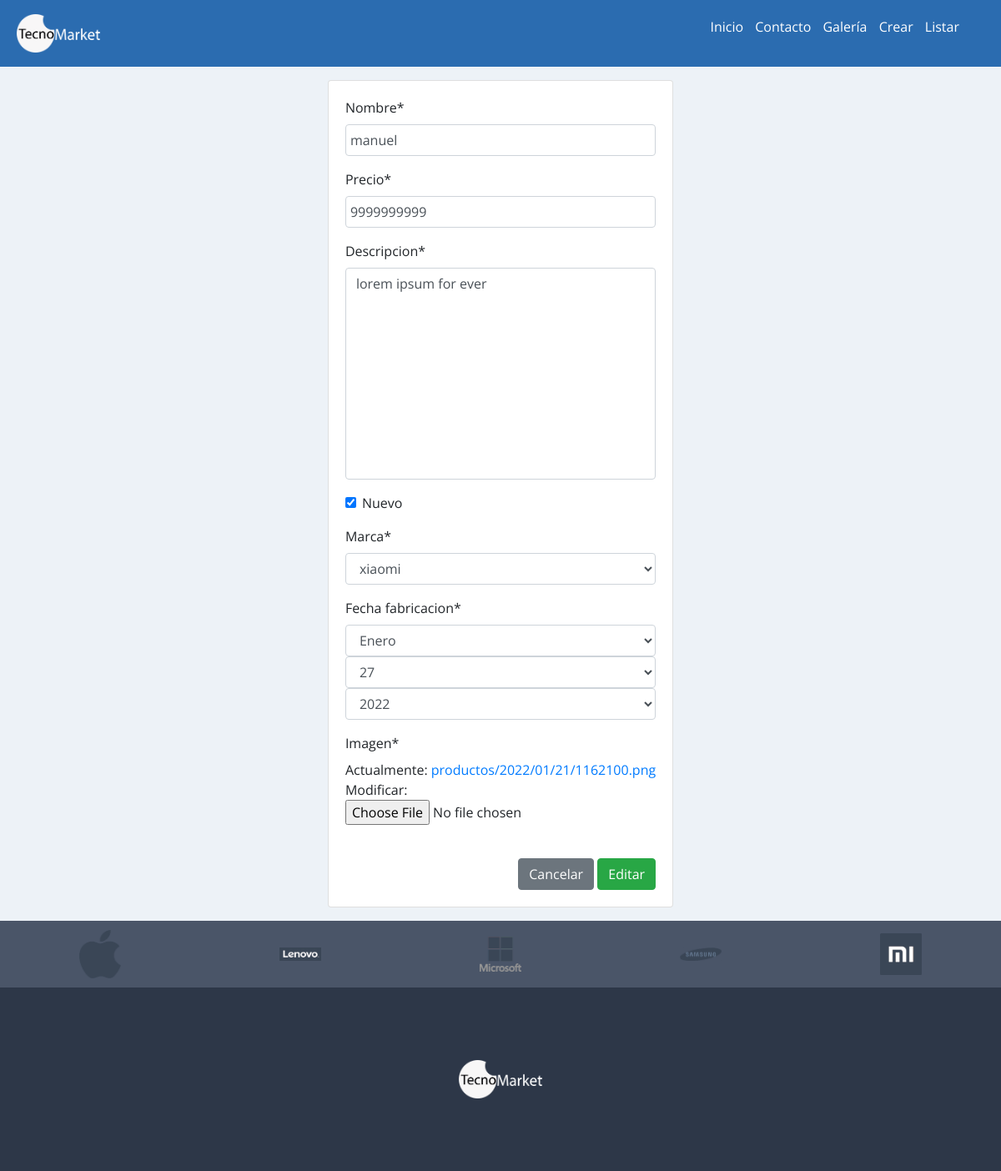
The app's page /editarproducto/9/ with its own data.
### app/models.py (models this page shows, shortened)
class Producto(models.Model):
    nombre = models.CharField(max_length=50)
    precio = models.IntegerField()
    descripcion = models.TextField()
    nuevo = models.BooleanField()
    marca = models.ForeignKey(Marca , on_delete=models.PROTECT)
    fecha_fabricacion = models.DateField()
    imagen = models.ImageField(upload_to = 'productos/%Y/%m/%d/' , null=True)

class Marca(models.Model):
    nombre = models.CharField(max_length=50)
    def __str__(self):
        return self.nombre

### app/views.py (the view, shortened to what this page needs)
# urls.py: path('editarproducto/<id>/', views.editarproducto , name='editarproducto'),
def editarproducto(request , id):
    producto = get_object_or_404(models.Producto , id = id)
    data  = {
        'form' : forms.FormProducto(instance=producto)
    }
    return render(request , 'productos/editarproducto.html', data)

### app/forms.py
class FormProducto(forms.ModelForm):
    class Meta:
        model = models.Producto
        fields = '__all__'
        widgets = {
            "fecha_fabricacion" : forms.SelectDateWidget()
        }

### app/templates/productos/editarproducto.html (shortened to what this page needs)
{% extends 'app/base.html' %}
{% load crispy_forms_tags %}
{% load static %}
{% load humanize %}
{% block contenido %}
<div class="container py-3 d-flex justify-content-center">
    <div class="row ">
        <div class="card">
            <div class="card-body">
                <form action="" method="post" class="" enctype="multipart/form-data"> {% csrf_token %}
                    {{ form | crispy}}
                    <br>
                    <div class="d-flex justify-content-end">
                        <button type="reset" class="btn btn-secondary">Cancelar</button>
                        <button type="submit" class="btn btn-success">Editar</button>
                    </div>
                </form>
            </div>
        </div>
    </div>
</div>
{% endblock %}

### app/static/app/css/estilos.css (style rules this page uses)
* { margin:0; padding:0; }
body { background-color:#EDF2F7; font-family: 'Open Sans', sans-serif; }
input[type=text], input[type=email], input[type=number], select, textarea { width: 100%; padding: 5px; }
textarea { resize: none; }

### records on screen
Producto: nombre "manuel", precio "9999999999", descripcion "lorem ipsum for ever", nuevo "☑", marca "xiaomi"
